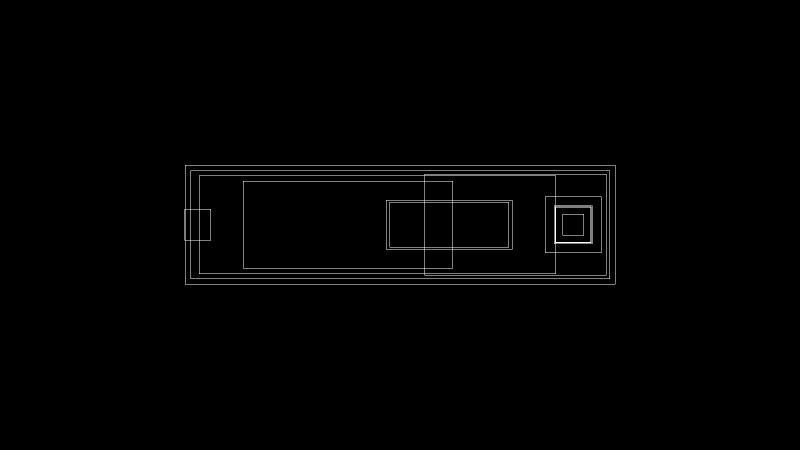
#> input picture detectors/RadiaCode-103/geant4/verify/RC103_view_front.png, 1600 x 900 px, found by its file name (shown at 1/2 size)
$ python assemble_multiview.py
#> lines starting #> are read from the running program, lines starting #| are printed output that depends on the picture
#!/usr/bin/env python3
# -*- coding: utf-8 -*-
"""Собирает 4 кадра common/tools/gdml_multiview.exe (спереди/сбоку/разрез/три
четверти) в одну картинку-монтаж 2x2 с подписями под каждой четвертью.

Адаптация RC-110-скрипта (detectors/RadiaCode-110/geant4/geometry/
assemble_multiview.py) под RC-103: RC-103 использует ОБЩИЙ инструмент
common/tools/gdml_multiview.cc (грузит GDML напрямую, GDML-модуль появился в
проекте 26.08.2026), а не detector-specific C++-геометрию, как RC-110.

Вход:  build/RadiaCode-103/rc103_view_{front,side,section,iso}.png
       (все 4 - 1600x900, пишет common/tools/gdml_multiview.cc; порядок и
       подписи здесь СВЯЗАНЫ с тем, что реально пишет gdml_multiview.cc -
       при переименовании выходных файлов там править и здесь).
Выход: build/RadiaCode-103/rc103_multiview.png

Чистый Pillow, вне сборки Geant4 - запускать обычным python после того, как
gdml_multiview.exe отработал и записал все 4 кадра.

Запуск:
    python assemble_multiview.py
"""
from __future__ import annotations

import sys
from pathlib import Path

from PIL import Image, ImageDraw, ImageFont

# ---------------------------------------------------------------------------
# Пути. Скрипт лежит в detectors/RadiaCode-103/geant4/geometry/, кадры и
# результат - в build/RadiaCode-103/ (тот же outDir, что передан gdml_multiview.exe).
SCRIPT_DIR = Path(__file__).resolve().parent
REPO_ROOT = SCRIPT_DIR.parents[3]  # geometry -> geant4 -> RadiaCode-103 -> detectors -> repo root
BUILD_DIR = REPO_ROOT / "build" / "RadiaCode-103"

FRAMES = [
    ("rc103_view_front.png", "спереди"),
    ("rc103_view_side.png", "сбоку"),
    ("rc103_view_section.png", "разрез Y=0"),
    ("rc103_view_iso.png", "три четверти"),
]

CAPTION_H = 60          # высота полосы подписи под каждой четвертью, px
GUTTER = 8              # зазор между четвертями и по внешнему краю, px
BG = (10, 10, 10)        # тёмный фон монтажа (совпадает с фоном рендеров)
CAPTION_BG = (24, 24, 24)
CAPTION_FG = (230, 230, 230)


def _load_font(size: int) -> ImageFont.ImageFont:
    """Системный TTF если найдётся, иначе Pillow-дефолт (без Cyrillic-риска
    молчаливой замены на квадратики - стандартные Windows-шрифты Arial/
    Segoe UI кириллицу несут, проверено на этой машине)."""
    candidates = [
        r"C:\Windows\Fonts\segoeui.ttf",
        r"C:\Windows\Fonts\arial.ttf",
    ]
    for c in candidates:
        if Path(c).exists():
            try:
                return ImageFont.truetype(c, size)
            except OSError:
                continue
    return ImageFont.load_default()


def main() -> int:
    frame_paths = [(BUILD_DIR / name, caption) for name, caption in FRAMES]
    missing = [str(p) for p, _ in frame_paths if not p.exists()]
    if missing:
        print("ОШИБКА: не найдены кадры:", *missing, sep="\n  ")
        return 1

    images = [Image.open(p).convert("RGB") for p, _ in frame_paths]
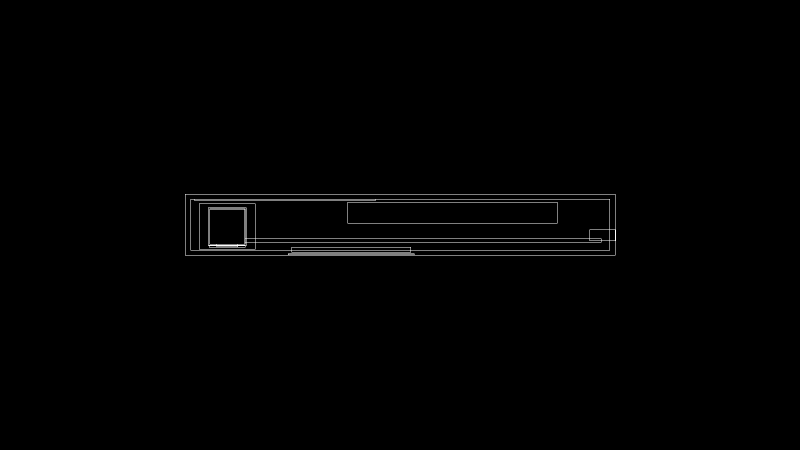
#> input picture detectors/RadiaCode-103/geant4/verify/RC103_view_side.png, 1600 x 900 px, found by its file name (shown at 1/2 size)
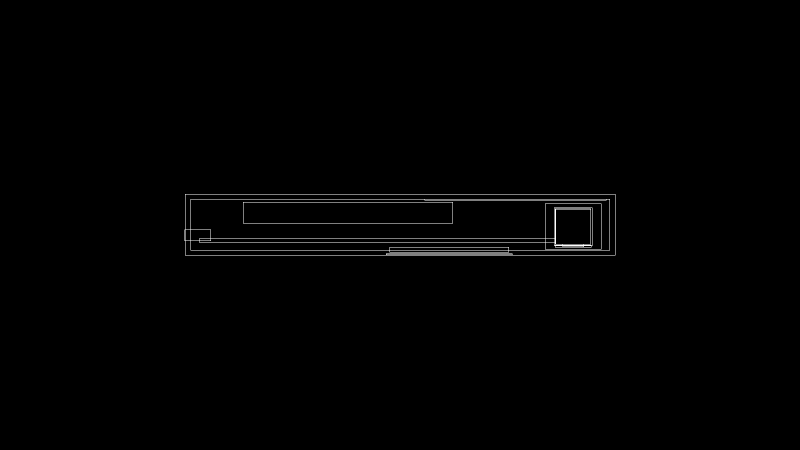
#> input picture detectors/RadiaCode-103/geant4/verify/RC103_view_section.png, 1600 x 900 px, found by its file name (shown at 1/2 size)
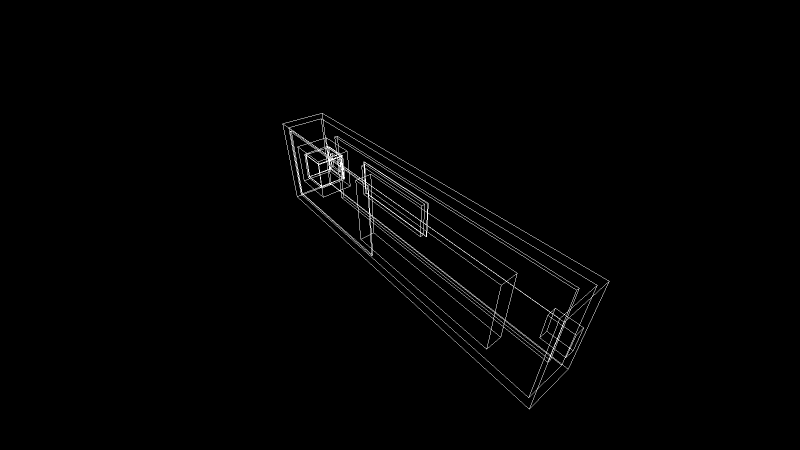
#> input picture detectors/RadiaCode-103/geant4/verify/RC103_view_iso.png, 1600 x 900 px, found by its file name (shown at 1/2 size)
#> images = 4 items
    sizes = {im.size for im in images}
#> sizes = 1 item
    if len(sizes) != 1:
        print(f"ОШИБКА: кадры разного размера {sizes} - gdml_multiview.cc "
              "должен писать все 4 в одном разрешении (см. RenderView в "
              "gdml_multiview.cc, /vis/open TSG_OFFSCREEN 1600x900 один "
              "раз на всю сессию)")
        return 1
    cell_w, cell_h = sizes.pop()
#> cell_w = 1600; cell_h = 900

    font = _load_font(28)

    canvas_w = cell_w * 2 + GUTTER * 3
#> canvas_w = 3224
    canvas_h = (cell_h + CAPTION_H) * 2 + GUTTER * 3
#> canvas_h = 1944
    canvas = Image.new("RGB", (canvas_w, canvas_h), BG)
#> canvas: PIL image 3224x1944 RGB; every value is 10
    draw = ImageDraw.Draw(canvas)

    positions = [(0, 0), (1, 0), (0, 1), (1, 1)]  # спереди/сбоку сверху, разрез/изо снизу
    for (img, (_, caption)), (col, row) in zip(zip(images, frame_paths), positions):
        x = GUTTER + col * (cell_w + GUTTER)
        y = GUTTER + row * (cell_h + CAPTION_H + GUTTER)
        canvas.paste(img, (x, y))
        cap_box = (x, y + cell_h, x + cell_w, y + cell_h + CAPTION_H)
        draw.rectangle(cap_box, fill=CAPTION_BG)
        bbox = draw.textbbox((0, 0), caption, font=font)
        tw, th = bbox[2] - bbox[0], bbox[3] - bbox[1]
        tx = x + (cell_w - tw) // 2
        ty = y + cell_h + (CAPTION_H - th) // 2 - bbox[1]
        draw.text((tx, ty), caption, fill=CAPTION_FG, font=font)
#> this loop made 4 passes
#> (caption, col, row, x, y, cap_box, bbox, tw) on passes 1 to 4: ('спереди', 0, 0, 8, 8, (8, 908, 1608, 968), (0, 3, 35, 10), 35), ('сбоку', 1, 0, 1616, 8, (1616, 908, 3216, 968), (0, 3, 25, 10), 25), ('разрез Y=0', 0, 1, 8, 976, (8, 1876, 1608, 1936), (0, 2, 50, 10), 50), ('три четверти', 1, 1, 1616, 976, (1616, 1876, 3216, 1936), (0, 3, 57, 10), 57)
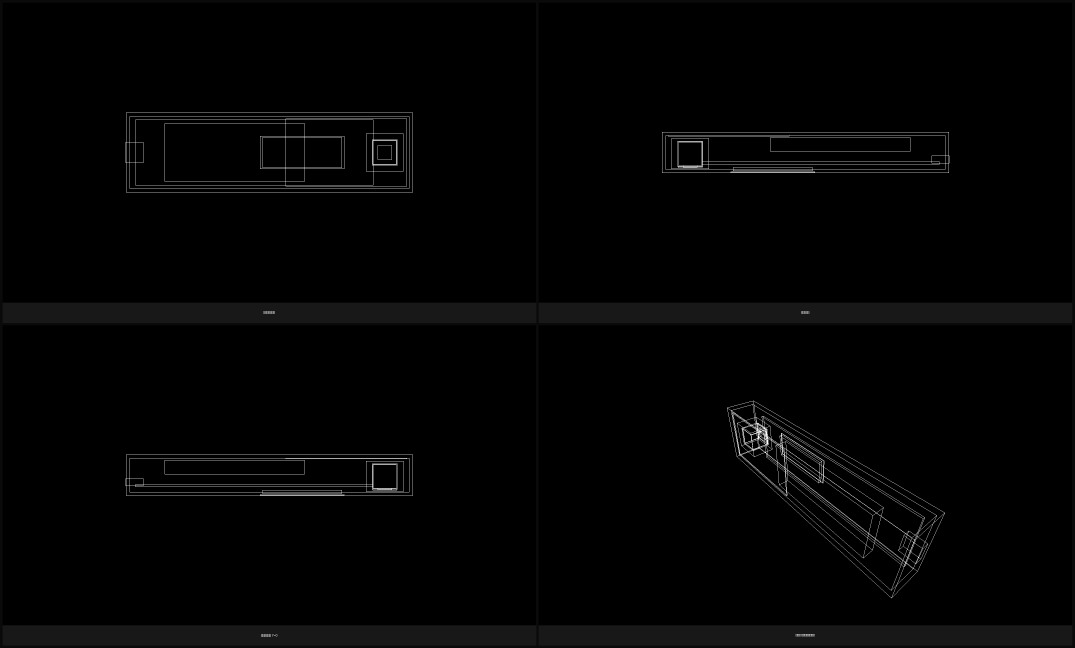
#> canvas: PIL image 3224x1944 RGB (shown at 1/3 size); min 0, max 255, mean 3.5

    out_path = BUILD_DIR / "rc103_multiview.png"
    canvas.save(out_path)

    colors = canvas.getcolors(maxcolors=2_000_000)
#> colors = 49 items
    n_colors = len(colors) if colors else "many(>2e6)"
#> n_colors = 49
    print(f"OK: {out_path} ({canvas.size[0]}x{canvas.size[1]}, "
#> (the run stopped early here; a loop or call above may not have finished)
